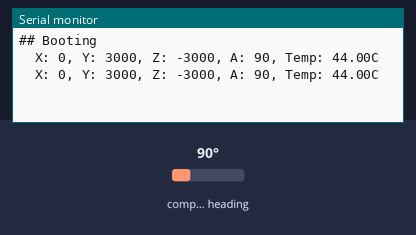
Simulated run of this sketch. Board: Arduino Uno, built with avr-gcc and run on an emulated ATmega328P. Shown: the last lines printed to the serial monitor. Wiring (inferred from the names in the program): QMC5883L compass at I2C address 0x0D. The inputs (shaded band) are chosen by the test bench; at power-on: compass heading 90°.

Above: at 1.2 s.
1.3 s: compass heading set to 7°
At 2.4 s:
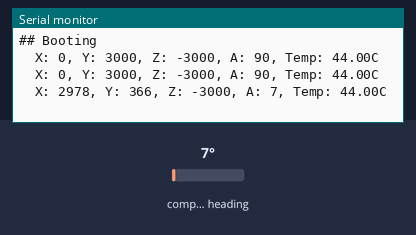
2.8 s: compass heading set to 180°
At 3.8 s:
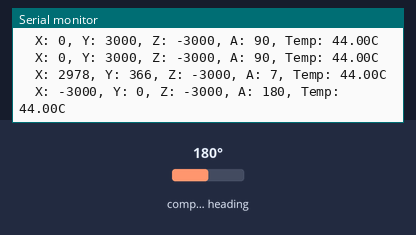
Timing chart, 0 to 5.8 s (numbered marks = the images above; inputs shaded):
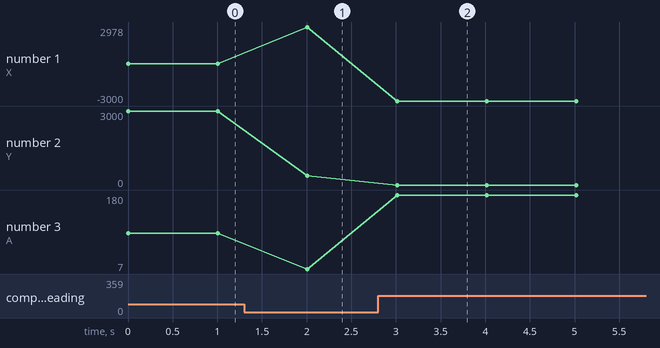

The sketch:

testQMC5883L.ino
```cpp
// Jeffs_Mag_01.cpp

#include <Wire.h> //I2C Arduino Library

#define addr 0x0D //I2C Address for The HMC5883

void setup() {

  Serial.begin(115200);
  Serial.print("\r\n## Booting\r\n");

  Wire.begin();

  Wire.beginTransmission(addr); //start talking
  Wire.write(0x0B); // Tell the HMC5883 to Continuously Measure
  Wire.write(0x01); // Set the Register
  Wire.endTransmission();
  Wire.beginTransmission(addr); //start talking
  Wire.write(0x09); // Tell the HMC5883 to Continuously Measure
  Wire.write(0x1D); // Set the Register
  Wire.endTransmission();
}

void loop() {

  int16_t x, y, z; //triple axis data
  int16_t t; // Temperature
  uint8_t status = 0;

  do
  {
    Wire.beginTransmission(addr);
    Wire.write(0x06);
    Wire.endTransmission();
    Wire.requestFrom(addr, 1);
    status = Wire.read();

  } while (0 == (status & 1));

  Wire.beginTransmission(addr);
  Wire.write(0x00); //start with register 0.
  Wire.endTransmission();

  //Read the data.. 2 bytes for each axis.. 6 total bytes
  Wire.requestFrom(addr, 9);
  if (9 <= Wire.available()) {
    x = Wire.read(); //LSB  x
    x |= Wire.read() << 8; //MSB  x

    y = Wire.read(); //LSB y
    y |= Wire.read() << 8; //MSB y

    z = Wire.read(); //LSB  z
    z |= Wire.read() << 8; //MSB z

    status = Wire.read();

    t = Wire.read(); //LSB  t
    t |= Wire.read() << 8; //MSB t

  }


  // Show Values
  Serial.print("  X: "); Serial.print(x);
  Serial.print(", Y: "); Serial.print(y);
  Serial.print(", Z: "); Serial.print(z);

  { // Added by: ERB
    int a = atan2((double)y,(double)x) * (180 / 3.14159265);    // angle in degrees
    Serial.print(", A: "); Serial.print(a);
    //Serial.print(", Tc: "); Serial.println(t/100.0-605,1); // Temperature C
    //Serial.print(", Tc: "); Serial.println(-t+1); // Temperature C (is two's complement)
    //Serial.print(", Tc: "); Serial.println((~t+1)/100.0); // Temperature C
    //Serial.print(", Tc: "); Serial.println(t/100.0, DEC); // Temperature C
    Serial.print(", Temp: "); Serial.print(t/100.0+44, 2); Serial.println("C"); // Temperature C
  }

  delay(1000);
}

// End
```

Measured:
- after the input at 1.3 s, the serial monitor: prints a new line after 0.71 s (image 1)
- after the input at 2.8 s, the serial monitor: prints a new line after 0.21 s (image 2)
- plotted number 1: 0 → 2978 after the input at 1.3 s
- plotted number 2: 3000 → 366 after the input at 1.3 s
- plotted number 3: 90 → 7 after the input at 1.3 s, 7 → 180 after the input at 2.8 s
